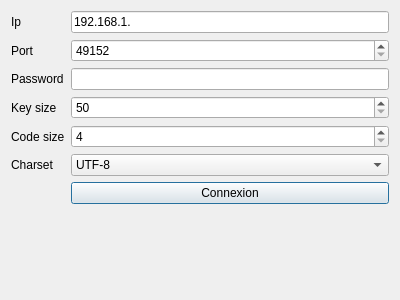
<?xml version="1.0" encoding="UTF-8"?>
<ui version="4.0">
 <class>Connexion</class>
 <widget class="QDialog" name="Connexion">
  <property name="geometry">
   <rect>
    <x>0</x>
    <y>0</y>
    <width>400</width>
    <height>300</height>
   </rect>
  </property>
  <property name="windowTitle">
   <string>Dialog</string>
  </property>
  <layout class="QFormLayout" name="formLayout">
   <item row="0" column="0">
    <widget class="QLabel" name="label">
     <property name="text">
      <string>Ip</string>
     </property>
    </widget>
   </item>
   <item row="0" column="1">
    <widget class="QLineEdit" name="eIp">
     <property name="text">
      <string>192.168.1.</string>
     </property>
    </widget>
   </item>
   <item row="1" column="0">
    <widget class="QLabel" name="label_2">
     <property name="text">
      <string>Port</string>
     </property>
    </widget>
   </item>
   <item row="2" column="0">
    <widget class="QLabel" name="label_3">
     <property name="text">
      <string>Password</string>
     </property>
    </widget>
   </item>
   <item row="2" column="1">
    <widget class="QLineEdit" name="ePassword">
     <property name="text">
      <string/>
     </property>
    </widget>
   </item>
   <item row="3" column="0">
    <widget class="QLabel" name="label_4">
     <property name="text">
      <string>Key size</string>
     </property>
    </widget>
   </item>
   <item row="4" column="0">
    <widget class="QLabel" name="label_5">
     <property name="text">
      <string>Code size</string>
     </property>
    </widget>
   </item>
   <item row="5" column="0">
    <widget class="QLabel" name="label_6">
     <property name="text">
      <string>Charset</string>
     </property>
    </widget>
   </item>
   <item row="5" column="1">
    <widget class="QComboBox" name="eCharset">
     <item>
      <property name="text">
       <string>UTF-8</string>
      </property>
     </item>
     <item>
      <property name="text">
       <string>UTF-16</string>
      </property>
     </item>
    </widget>
   </item>
   <item row="1" column="1">
    <widget class="QSpinBox" name="ePort">
     <property name="minimum">
      <number>49152</number>
     </property>
     <property name="maximum">
      <number>65535</number>
     </property>
    </widget>
   </item>
   <item row="3" column="1">
    <widget class="QSpinBox" name="eKeySize">
     <property name="minimum">
      <number>50</number>
     </property>
     <property name="maximum">
      <number>300</number>
     </property>
    </widget>
   </item>
   <item row="4" column="1">
    <widget class="QSpinBox" name="eCodeSize">
     <property name="minimum">
      <number>4</number>
     </property>
     <property name="maximum">
      <number>30</number>
     </property>
     <property name="value">
      <number>4</number>
     </property>
    </widget>
   </item>
   <item row="6" column="1">
    <widget class="QPushButton" name="bConnect">
     <property name="text">
      <string>Connexion</string>
     </property>
    </widget>
   </item>
  </layout>
 </widget>
 <resources/>
 <connections>
  <connection>
   <sender>bConnect</sender>
   <signal>clicked()</signal>
   <receiver>Connexion</receiver>
   <slot>accept()</slot>
   <hints>
    <hint type="sourcelabel">
     <x>155</x>
     <y>268</y>
    </hint>
    <hint type="destinationlabel">
     <x>39</x>
     <y>264</y>
    </hint>
   </hints>
  </connection>
 </connections>
</ui>
